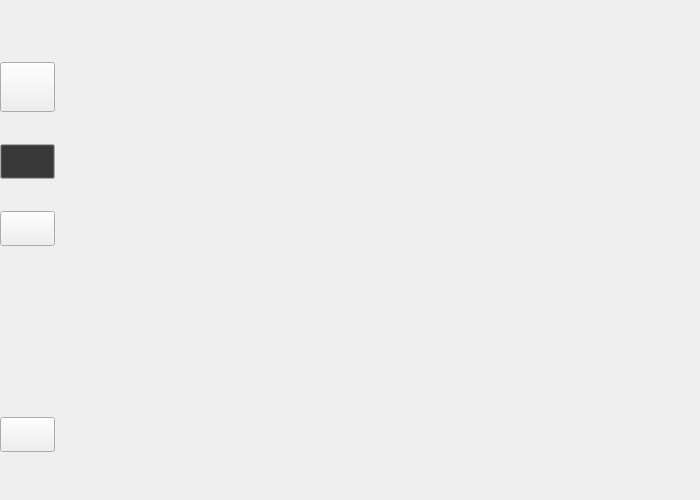
<?xml version="1.0" encoding="UTF-8"?>
<ui version="4.0">
 <class>MainWindow</class>
 <widget class="QMainWindow" name="MainWindow">
  <property name="geometry">
   <rect>
    <x>0</x>
    <y>0</y>
    <width>700</width>
    <height>500</height>
   </rect>
  </property>
  <property name="minimumSize">
   <size>
    <width>700</width>
    <height>500</height>
   </size>
  </property>
  <property name="windowTitle">
   <string/>
  </property>
  <property name="iconSize">
   <size>
    <width>16</width>
    <height>16</height>
   </size>
  </property>
  <widget class="QWidget" name="centralwidget">
   <layout class="QGridLayout" name="gridLayout">
    <property name="leftMargin">
     <number>0</number>
    </property>
    <property name="topMargin">
     <number>0</number>
    </property>
    <property name="rightMargin">
     <number>0</number>
    </property>
    <property name="bottomMargin">
     <number>0</number>
    </property>
    <property name="spacing">
     <number>0</number>
    </property>
    <item row="0" column="2">
     <widget class="Line" name="line">
      <property name="maximumSize">
       <size>
        <width>0</width>
        <height>16777215</height>
       </size>
      </property>
      <property name="orientation">
       <enum>Qt::Orientation::Vertical</enum>
      </property>
     </widget>
    </item>
    <item row="0" column="3">
     <widget class="QStackedWidget" name="stackedWidget">
      <property name="currentIndex">
       <number>-1</number>
      </property>
     </widget>
    </item>
    <item row="0" column="0">
     <widget class="QWidget" name="menuWidget" native="true">
      <property name="minimumSize">
       <size>
        <width>55</width>
        <height>0</height>
       </size>
      </property>
      <property name="maximumSize">
       <size>
        <width>55</width>
        <height>16777215</height>
       </size>
      </property>
      <layout class="QVBoxLayout" name="verticalLayout">
       <property name="spacing">
        <number>0</number>
       </property>
       <property name="leftMargin">
        <number>0</number>
       </property>
       <property name="topMargin">
        <number>0</number>
       </property>
       <property name="rightMargin">
        <number>0</number>
       </property>
       <property name="bottomMargin">
        <number>0</number>
       </property>
       <item>
        <widget class="QWidget" name="chatMenuWidget" native="true">
         <property name="sizePolicy">
          <sizepolicy hsizetype="Expanding" vsizetype="Expanding">
           <horstretch>0</horstretch>
           <verstretch>0</verstretch>
          </sizepolicy>
         </property>
         <layout class="QVBoxLayout" name="verticalLayout_2">
          <property name="spacing">
           <number>0</number>
          </property>
          <property name="leftMargin">
           <number>0</number>
          </property>
          <property name="topMargin">
           <number>30</number>
          </property>
          <property name="rightMargin">
           <number>0</number>
          </property>
          <property name="bottomMargin">
           <number>40</number>
          </property>
          <item>
           <widget class="QPushButton" name="btnHead">
            <property name="maximumSize">
             <size>
              <width>55</width>
              <height>50</height>
             </size>
            </property>
            <property name="focusPolicy">
             <enum>Qt::FocusPolicy::StrongFocus</enum>
            </property>
            <property name="text">
             <string/>
            </property>
            <property name="icon">
             <iconset>
              <normaloff>:/resource/icon/menu/head.png</normaloff>:/resource/icon/menu/head.png</iconset>
            </property>
            <property name="iconSize">
             <size>
              <width>40</width>
              <height>40</height>
             </size>
            </property>
            <property name="checkable">
             <bool>true</bool>
            </property>
           </widget>
          </item>
          <item>
           <widget class="QPushButton" name="btnAllChat">
            <property name="minimumSize">
             <size>
              <width>0</width>
              <height>0</height>
             </size>
            </property>
            <property name="maximumSize">
             <size>
              <width>55</width>
              <height>35</height>
             </size>
            </property>
            <property name="palette">
             <palette>
              <active>
               <colorrole role="Button">
                <brush brushstyle="SolidPattern">
                 <color alpha="255">
                  <red>51</red>
                  <green>51</green>
                  <blue>51</blue>
                 </color>
                </brush>
               </colorrole>
              </active>
              <inactive>
               <colorrole role="Button">
                <brush brushstyle="SolidPattern">
                 <color alpha="255">
                  <red>51</red>
                  <green>51</green>
                  <blue>51</blue>
                 </color>
                </brush>
               </colorrole>
              </inactive>
              <disabled>
               <colorrole role="Button">
                <brush brushstyle="SolidPattern">
                 <color alpha="255">
                  <red>51</red>
                  <green>51</green>
                  <blue>51</blue>
                 </color>
                </brush>
               </colorrole>
              </disabled>
             </palette>
            </property>
            <property name="focusPolicy">
             <enum>Qt::FocusPolicy::StrongFocus</enum>
            </property>
            <property name="text">
             <string/>
            </property>
            <property name="icon">
             <iconset>
              <normaloff>:/resource/icon/menu/chat.svg</normaloff>
              <normalon>:/resource/icon/menu/chat2.svg</normalon>:/resource/icon/menu/chat.svg</iconset>
            </property>
            <property name="iconSize">
             <size>
              <width>20</width>
              <height>20</height>
             </size>
            </property>
            <property name="checkable">
             <bool>true</bool>
            </property>
            <property name="checked">
             <bool>true</bool>
            </property>
           </widget>
          </item>
          <item>
           <widget class="QPushButton" name="btnContact">
            <property name="maximumSize">
             <size>
              <width>55</width>
              <height>35</height>
             </size>
            </property>
            <property name="focusPolicy">
             <enum>Qt::FocusPolicy::StrongFocus</enum>
            </property>
            <property name="text">
             <string/>
            </property>
            <property name="icon">
             <iconset>
              <normaloff>:/resource/icon/menu/contact.svg</normaloff>
              <normalon>:/resource/icon/menu/contact2.svg</normalon>:/resource/icon/menu/contact.svg</iconset>
            </property>
            <property name="iconSize">
             <size>
              <width>20</width>
              <height>20</height>
             </size>
            </property>
            <property name="checkable">
             <bool>true</bool>
            </property>
           </widget>
          </item>
         </layout>
        </widget>
       </item>
       <item>
        <widget class="QWidget" name="toolMenuWidget" native="true">
         <property name="sizePolicy">
          <sizepolicy hsizetype="Expanding" vsizetype="Expanding">
           <horstretch>0</horstretch>
           <verstretch>0</verstretch>
          </sizepolicy>
         </property>
         <property name="minimumSize">
          <size>
           <width>0</width>
           <height>180</height>
          </size>
         </property>
         <property name="maximumSize">
          <size>
           <width>16777215</width>
           <height>180</height>
          </size>
         </property>
         <layout class="QVBoxLayout" name="verticalLayout_3" stretch="0">
          <property name="spacing">
           <number>0</number>
          </property>
          <property name="leftMargin">
           <number>0</number>
          </property>
          <property name="topMargin">
           <number>50</number>
          </property>
          <property name="rightMargin">
           <number>0</number>
          </property>
          <property name="bottomMargin">
           <number>0</number>
          </property>
          <item>
           <widget class="QPushButton" name="btnMore">
            <property name="minimumSize">
             <size>
              <width>0</width>
              <height>35</height>
             </size>
            </property>
            <property name="maximumSize">
             <size>
              <width>16777215</width>
              <height>35</height>
             </size>
            </property>
            <property name="focusPolicy">
             <enum>Qt::FocusPolicy::StrongFocus</enum>
            </property>
            <property name="text">
             <string/>
            </property>
            <property name="icon">
             <iconset>
              <normaloff>:/resource/icon/menu/more.svg</normaloff>:/resource/icon/menu/more.svg</iconset>
            </property>
            <property name="iconSize">
             <size>
              <width>20</width>
              <height>20</height>
             </size>
            </property>
           </widget>
          </item>
         </layout>
        </widget>
       </item>
      </layout>
     </widget>
    </item>
   </layout>
  </widget>
 </widget>
 <resources/>
 <connections/>
</ui>
